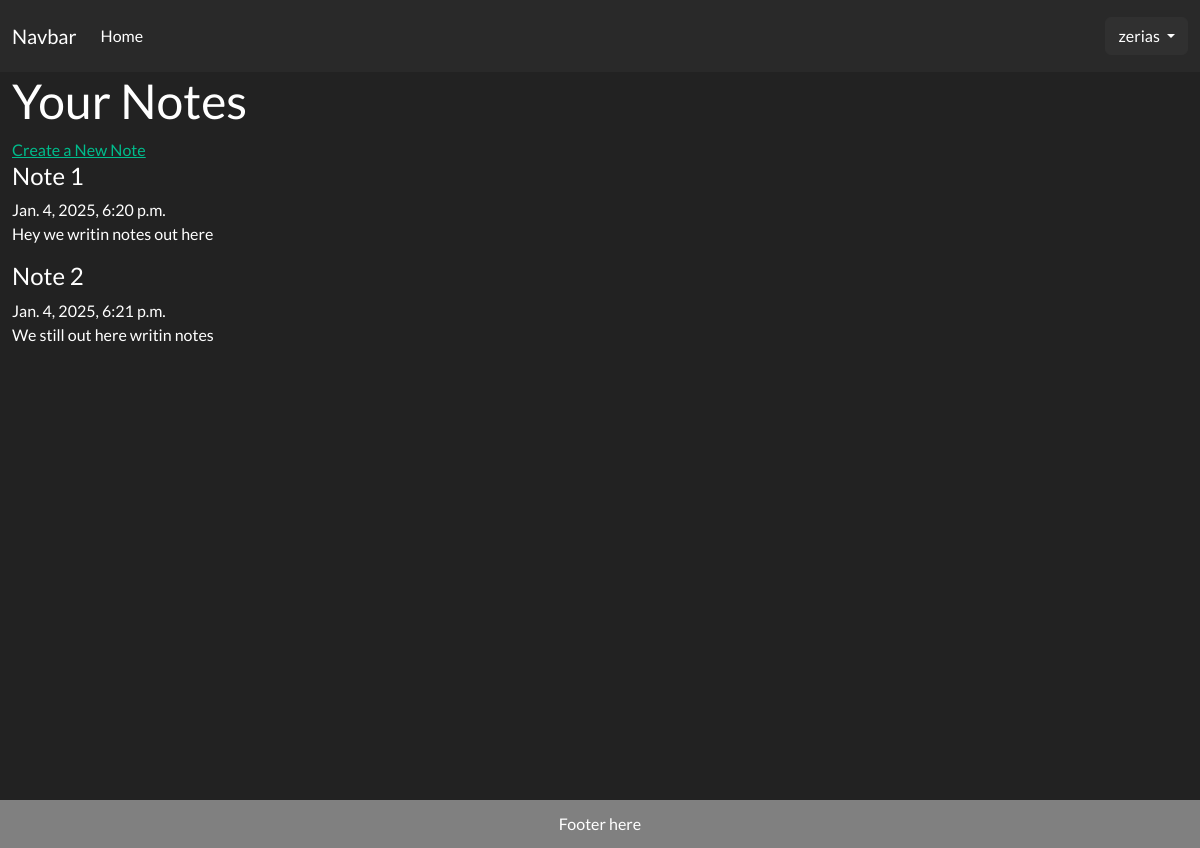
Screenshot of /notes/ (signed in) with the database file from the repository.
### notes/models.py (models this page shows, shortened)
class Note(models.Model):
    title = models.CharField(max_length=80)
    text = models.TextField()
    created_on = models.DateTimeField(auto_now_add=True)

### notes/views.py (the view)
# urls.py: path("", ListNoteView.as_view(), name = "list_note")
class ListNoteView(ListView):
    template_name = "notes/list_note.html"
    model = Note

### templates/notes/list_note.html (shortened to what this page needs)
{% extends 'base.html' %}
{% load static %}
{% block css %}
    <link rel="stylesheet" href="{% static 'css/notes.css' %}">
{% endblock %}
{% block content %}
<div>
    <div>
        <h1>Your Notes</h1>
        <a href="#">Create a New Note</a>
    </div>
    {%  for note in note_list %}
        <div class="note">
            <h4>{{ note.title }}</h4>
            <label for="">{{ note.created_on }}</label>
            <p>{{ note.text|truncatechars:100 }}</p>
        </div>
    {% endfor %}
</div>
{% endblock %}

### templates/navbar.html (shortened to what this page needs)
<nav class="navbar navbar-expand-lg bg-body-tertiary" data-bs-theme="dark">
    <div class="container-fluid">
      <a class="navbar-brand" href="{% url 'home' %}">Navbar</a>
      <div class="collapse navbar-collapse" id="navbarSupportedContent">
        <ul class="navbar-nav me-auto mb-2 mb-lg-0">
          <li class="nav-item">
            <a class="nav-link active" aria-current="page" href="{% url 'generator:post-list' %}">Home</a>
          </li>
        </ul>
        <div class="d-flex">
            {% if user.is_authenticated %}
                <div class="nav-item dropdown">
              <button class="btn btn-dark dropdown-toggle" href="#" role="button" data-bs-toggle="dropdown" aria-expanded="false">
                {{ user.username }}
              </button>
            </div>
            {% else %}
                <a class="btn btn-outline-light" href="{% url 'login' %}">Login</a>
            {% endif %}
        </div>
      </div>
    </div>
  </nav>

### static/css/base.css (style rules this page uses)
html, body { padding: 0; margin: 0; min-height: 100vh; }

### rows the page displays
Note: title "Note 1", created_on "Jan. 4, 2025, 6:20 p.m.", text "Hey we writin notes out here"
Note: title "Note 2", created_on "Jan. 4, 2025, 6:21 p.m.", text "We still out here writin notes"

### other values shown
{{ user.username }} "zerias"
